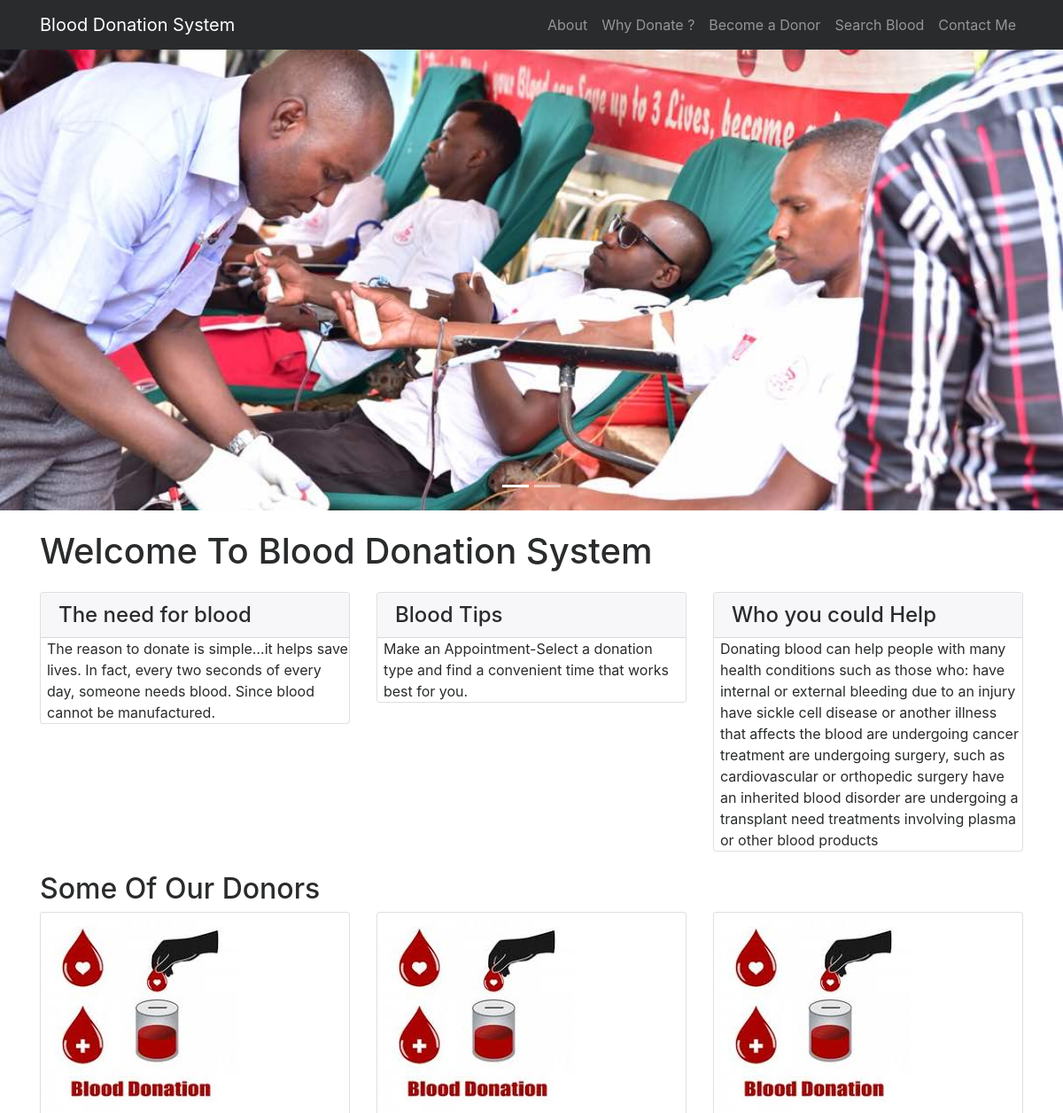
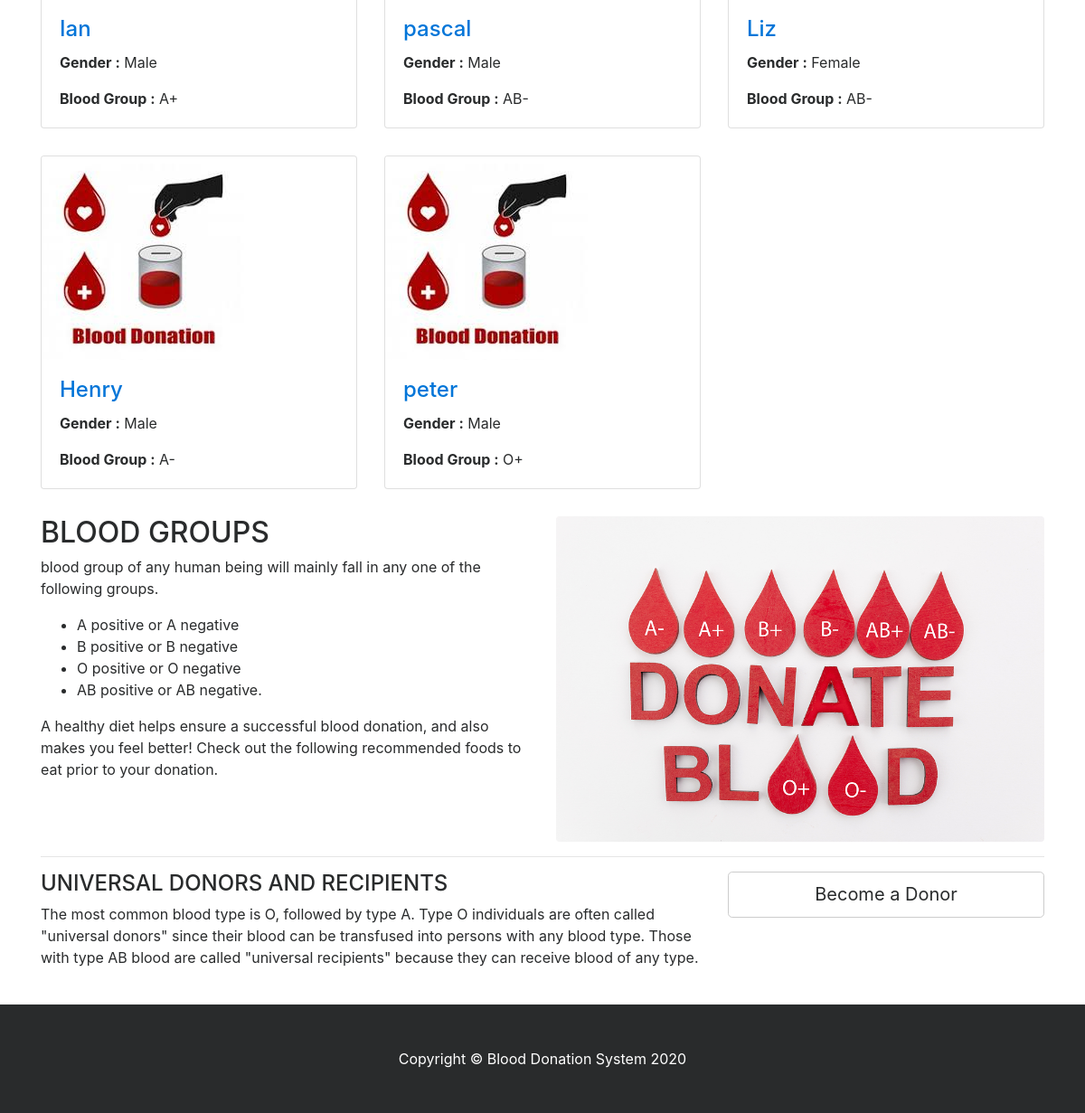
The page / on the database its author committed (2 pictures, top to bottom).
### tables this page shows
CREATE TABLE `tblblooddonars` (
  `id` int(11) NOT NULL,
  `FullName` varchar(100) DEFAULT NULL,
  `MobileNumber` char(11) DEFAULT NULL,
  `EmailId` varchar(100) DEFAULT NULL,
  `Gender` varchar(20) DEFAULT NULL,
  `Age` int(11) DEFAULT NULL,
  `BloodGroup` varchar(20) DEFAULT NULL,
  `Address` varchar(255) DEFAULT NULL,
  `Message` mediumtext,
  `PostingDate` timestamp NOT NULL DEFAULT CURRENT_TIMESTAMP,
  `status` int(1) DEFAULT NULL
);

### index.php (the view, shortened to what this page needs)
<?php
include('includes/config.php');
?>
<!DOCTYPE html>
<html lang="en">
<head>
    <link href="vendor/bootstrap/css/bootstrap.min.css" rel="stylesheet">
    <link href="vendor/font-awesome/css/font-awesome.min.css" rel="stylesheet" type="text/css">
    <link href="css/modern-business.css" rel="stylesheet">
</head>
<body>
<?php include('includes/header.php');?>
<?php include('includes/slider.php');?>
    <div class="container">
        <h1 class="my-4">Welcome To Blood Donation System</h1>
        <div class="row">
            <div class="col-lg-4 mb-4">
                <div class="card">
                    <h4 class="card-header">The need for blood</h4>
                        <p class="card-text" style="padding-left:2%">The reason to donate is simple…it helps save lives. In fact, every two seconds of every day, someone needs blood. Since blood cannot be manufactured. </p>
                </div>
            </div>
            <div class="col-lg-4 mb-4">
                <div class="card">
                    <h4 class="card-header">Blood Tips</h4>
                        <p class="card-text" style="padding-left:2%">Make an Appointment-Select a donation type and find a convenient time that works best for you. </p>
                </div>
            </div>
            <div class="col-lg-4 mb-4">
                <div class="card">
                    <h4 class="card-header">Who you could Help</h4>
                        <p class="card-text" style="padding-left:2%">Donating blood can help people with many health conditions such as those who:
have internal or external bleeding due to an injury
have sickle cell disease or another illness that affects the blood
are undergoing cancer treatment
are undergoing surgery, such as cardiovascular or orthopedic surgery
have an inherited blood disorder
are undergoing a transplant
need treatments involving plasma or other blood products</p>
                </div>
            </div>
        </div>
        <h2>Some Of Our Donors </h2>
        <div class="row">
                   <?php
$status=1;
$sql = "SELECT * from tblblooddonars where status=:status order by rand() limit 6";
$query = $dbh -> prepare($sql);
$query->bindParam(':status',$status,PDO::PARAM_STR);
$query->execute();
$results=$query->fetchAll(PDO::FETCH_OBJ);
if($query->rowCount() > 0)
{
foreach($results as $result)
{ ?>
            <div class="col-lg-4 col-sm-6 portfolio-item">
                <div class="card h-100">
                    <a href="#"><img class="card-img-top img-fluid" src="images/savedLives.jpg" alt="" ></a>
                    <div class="card-block">
                        <h4 class="card-title"><a href="#"><?php echo htmlentities($result->FullName);?></a></h4>
<p class="card-text"><b>  Gender :</b> <?php echo htmlentities($result->Gender);?></p>
<p class="card-text"><b>Blood Group :</b> <?php echo htmlentities($result->BloodGroup);?></p>
                    </div>
                </div>
            </div>
            <?php }} ?>
        </div>
        <div class="row">
            <div class="col-lg-6">
                <h2>BLOOD GROUPS</h2>
          <p>  blood group of any human being will mainly fall in any one of the following groups.</p>
                <ul>
<li>A positive or A negative</li>
<li>B positive or B negative</li>
<li>O positive or O negative</li>
<li>AB positive or AB negative.</li>
                </ul>
                <p>A healthy diet helps ensure a successful blood donation, and also makes you feel better! Check out the following recommended foods to eat prior to your donation.</p>
            </div>
            <div class="col-lg-6">
                <img class="img-fluid rounded" src="images/donateBloodType.jpg" alt="">
            </div>
        </div>
        <hr>
        <div class="row mb-4">
            <div class="col-md-8">
            <h4>UNIVERSAL DONORS AND RECIPIENTS</h4>
                <p>
The most common blood type is O, followed by type A.
Type O individuals are often called "universal donors" since their blood can be transfused into persons with any blood type. Those with type AB blood are called "universal recipients" because they can receive blood of any type.</p>
            </div>
            <div class="col-md-4">
                <a class="btn btn-lg btn-secondary btn-block" href="become-donar.php">Become a Donor</a>
            </div>
        </div>
    </div>
  <?php include('includes/footer.php');?>
</body>
</html>

### includes/header.php (shortened to what this page needs)
<nav class="navbar fixed-top navbar-toggleable-md navbar-inverse bg-inverse">
    <div class="container">
        <a class="navbar-brand" href="index.php">Blood Donation System</a>
        <div class="collapse navbar-collapse" id="navbarExample">
            <ul class="navbar-nav ml-auto">
                <li class="nav-item">
                    <a class="nav-link" href="page.php?type=aboutus">About</a>
                </li>
                <li class="nav-item">
                    <a class="nav-link" href="page.php?type=donor">Why Donate ?</a>
                </li>
                <li class="nav-item">
                    <a class="nav-link" href="become-donar.php">Become a Donor</a>
                </li>
                 <li class="nav-item">
                    <a class="nav-link" href="search-donor.php">Search Blood</a>
                </li>
                  <li class="nav-item">
                    <a class="nav-link" href="contact.php">Contact Me</a>
                </li>
            </ul>
        </div>
    </div>
</nav>

### includes/slider.php (shortened to what this page needs)
<header>
       <div id="carouselExampleIndicators" class="carousel slide" data-ride="carousel">
           <ol class="carousel-indicators">
               <li data-target="#carouselExampleIndicators" data-slide-to="0" class="active"></li>
               <li data-target="#carouselExampleIndicators" data-slide-to="1"></li>
           </ol>
           <div class="carousel-inner" role="listbox">
               <div class="carousel-item active" style="background-image: url('images/ugandansDonate.jpg')">
                   <div class="carousel-caption d-none d-md-block">
                   </div>
               </div>
           <a class="carousel-control-prev" href="#carouselExampleIndicators" role="button" data-slide="prev">
               <span class="carousel-control-prev-icon" aria-hidden="true"></span>
           </a>
           <a class="carousel-control-next" href="#carouselExampleIndicators" role="button" data-slide="next">
               <span class="carousel-control-next-icon" aria-hidden="true"></span>
           </a>
       </div>
   </header>

### includes/footer.php
<footer class="py-5 bg-inverse">
      <div class="container">
          <p class="m-0 text-center text-white">Copyright &copy; Blood Donation System 2020</p>
      </div>
  </footer>

### css/modern-business.css (style rules this page uses)
body { padding-top: 54px; }
@media (min-width: 992px) { body { padding-top: 56px; } }
.carousel-item { height: 65vh; min-height: 300px; background: no-repeat center center scroll; -webkit-background-size: cover; -moz-background-size: cover; -o-background-size: cover; background-size: cover; }
.portfolio-item { margin-bottom: 30px; }

### index.php (style rules this page uses)
.carousel-item.active, .carousel-item-next, .carousel-item-prev { display: block; }

### rows shown on the page
tblblooddonars: FullName "Ian", Gender "Male", BloodGroup "A+"
tblblooddonars: FullName "pascal", Gender "Male", BloodGroup "AB-"
tblblooddonars: FullName "Liz", Gender "Female", BloodGroup "AB-"
tblblooddonars: FullName "Henry", Gender "Male", BloodGroup "A-"
tblblooddonars: FullName "peter", Gender "Male", BloodGroup "O+"
